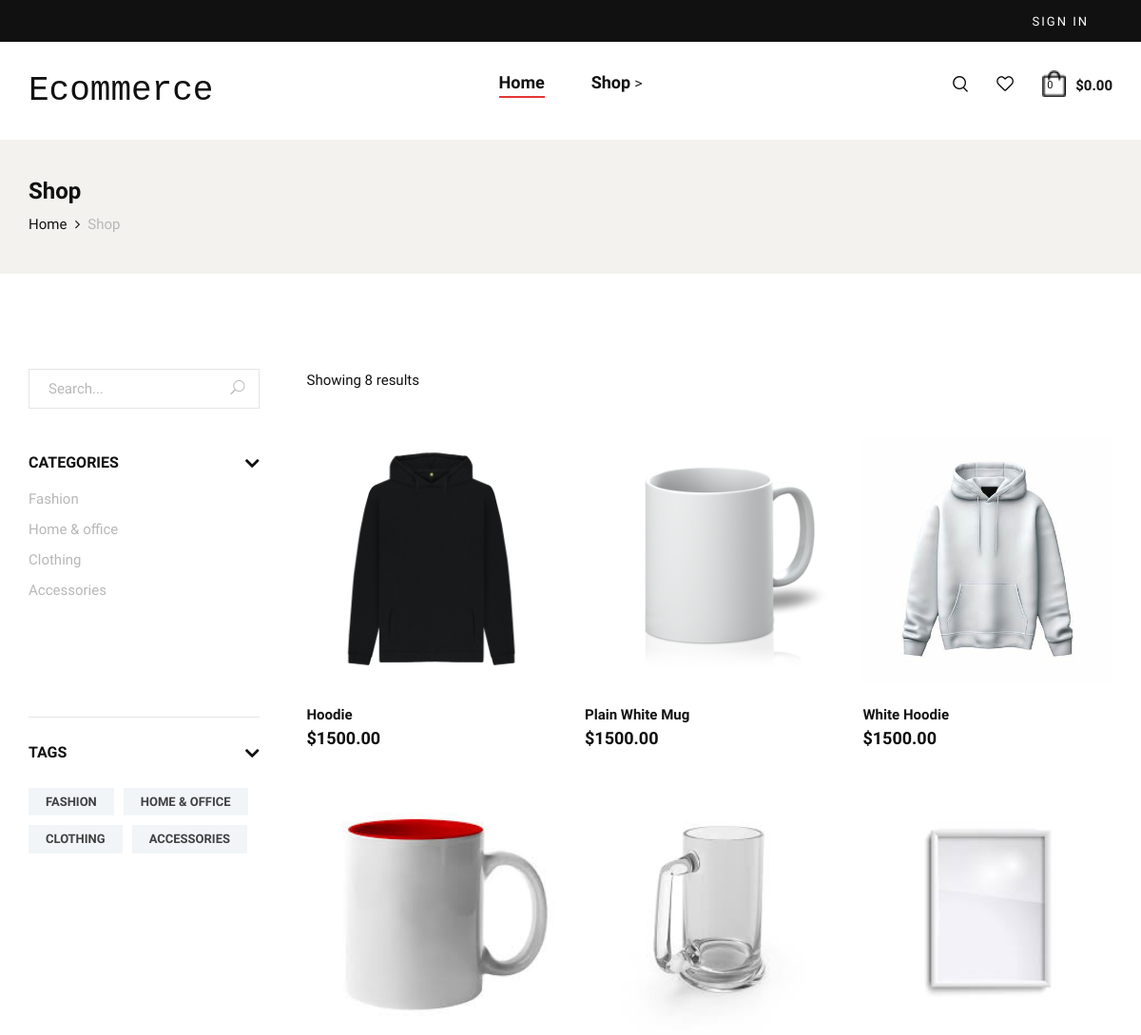
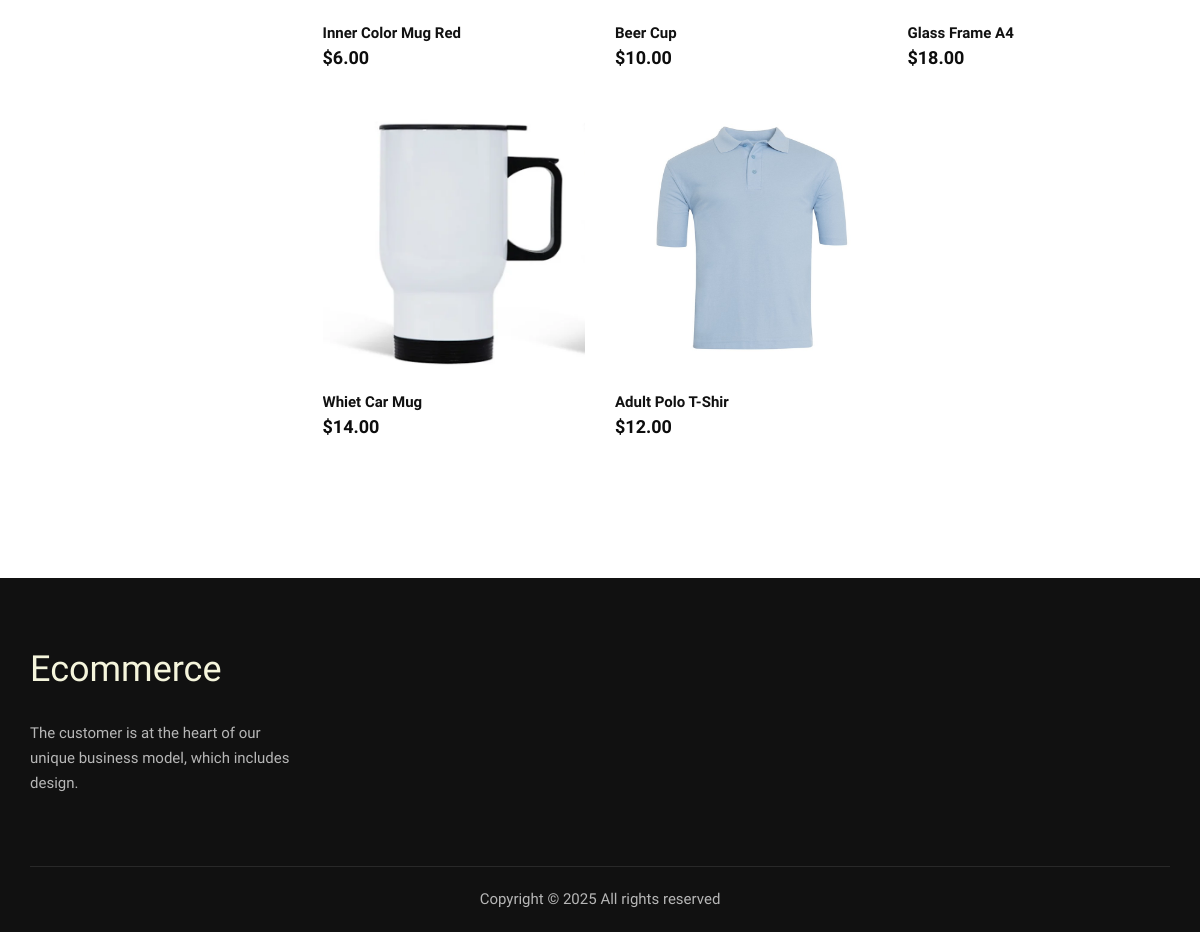
/shop/, run on an earlier commit of the app's database (2 pictures, top to bottom).
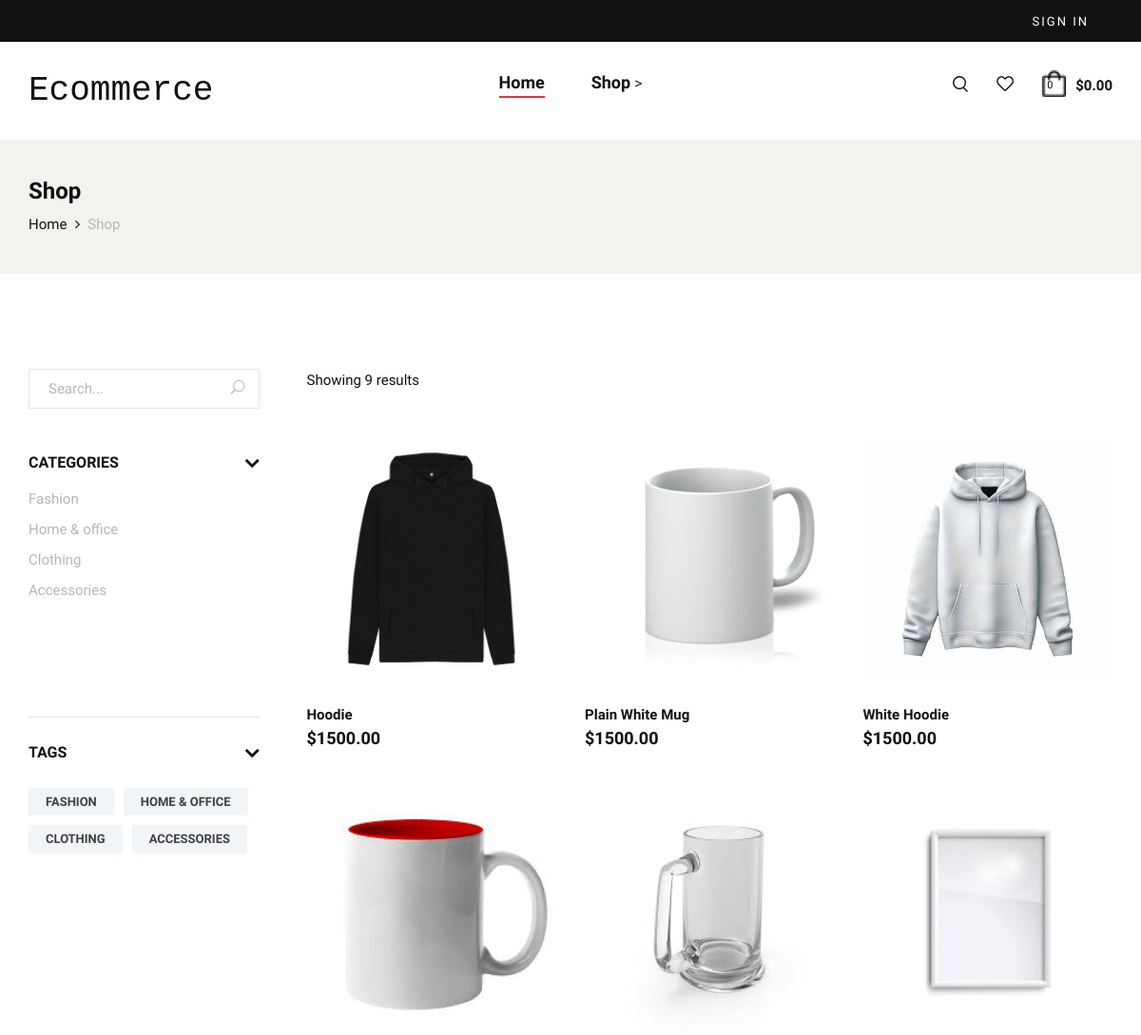
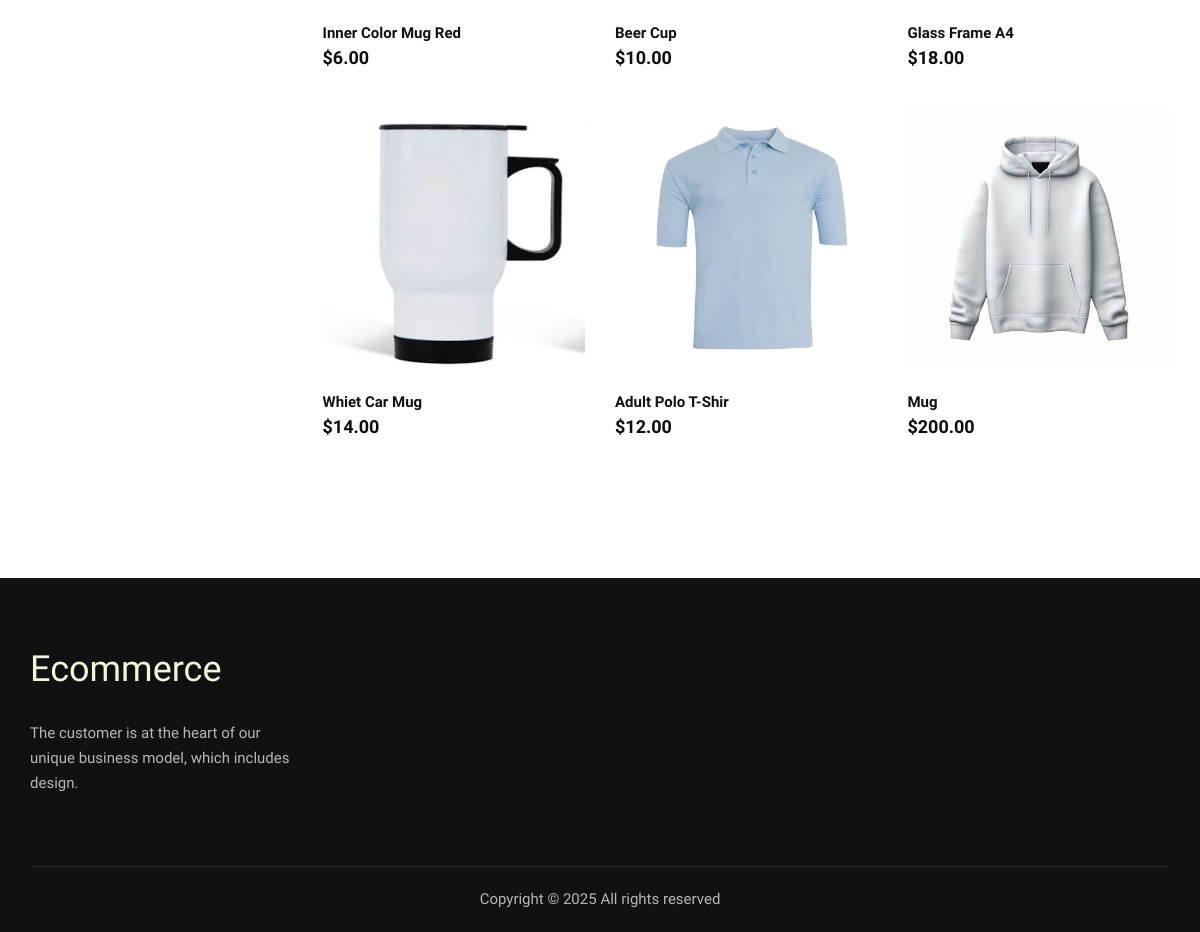
And on a later commit of the database (2 pictures, top to bottom).
### products/models.py (models this page shows, shortened)
class Category(models.Model):
    name = models.CharField(max_length=100)

class Product(models.Model):
    name = models.CharField(max_length=255)
    description = models.TextField(null=True)
    price = models.DecimalField(max_digits=10, decimal_places=2)
    category = models.ForeignKey(Category, on_delete=models.CASCADE)
    customizable = models.BooleanField(default=True)
    image = models.ImageField(upload_to='images/')
    customizable_image = models.ImageField(upload_to='images/', null=True)
    stock = models.PositiveBigIntegerField()

### products/views.py (the view)
# urls.py: path('shop/', views.shop, name='shop'),
def shop(request):
    if request.method == 'POST':
        product = Product.objects.filter(name__icontains=request.POST['search'])
        categories = Category.objects.all()
        return render(request, 'shop.html', context={'products': product, 'categories': categories})
    product = Product.objects.all()
    categories = Category.objects.all()
    return render(request, 'shop.html', context={'products': product, 'categories': categories})

### products/templates/shop.html (shortened to what the changed rows need)
{% extends 'base/base.html' %}
{% block base %}
    <section class="shop spad">
        <div class="container">
            <div class="row">
                <div class="col-lg-3">
                    <div class="shop__sidebar">
                        <div class="shop__sidebar__accordion">
                            <div class="accordion" id="accordionExample">
                                <div class="card">
                                    <div id="collapseOne" class="collapse show" data-parent="#accordionExample">
                                        <div class="card-body">
                                            <div class="shop__sidebar__categories">
                                                <ul class="nice-scroll">
                                                {% for category  in categories %}
                                                <li><a href="#">{{ category.name}}</a></li>
                                                {% endfor %}
                                                </ul>
                                            </div>
                                        </div>
                                    </div>
                                </div>
                                <div class="card">
                                    <div id="collapseSix" class="collapse show" data-parent="#accordionExample">
                                        <div class="card-body">
                                            <div class="shop__sidebar__tags">
                                                {% for category  in categories %}
                                                <a href="#">{{ category.name}}</a>
                                            {% endfor %}
                                            </div>
                                        </div>
                                    </div>
                                </div>
                            </div>
                        </div>
                    </div>
                </div>
                <div class="col-lg-9">
                    <div class="shop__product__option">
                        <div class="row">
                            <div class="col-lg-6 col-md-6 col-sm-6">
                                <div class="shop__product__option__left">
                                    <p>Showing {{ products.count }} results</p>
                                </div>
                            </div>
                        </div>
                    </div>
                    <div class="row">
                        {% for product in products %}
                        <div class="col-lg-4 col-md-6 col-sm-6">
                            <a href="{% url 'product'  product.id  %}">
                            <div class="product__item">
                                <div class="product__item__pic set-bg" data-setbg="{{ product.image.url }}">
                                </div>
                                <div class="product__item__text">
                                    <h6>{{ product.name }}</h6>
                                    <h5>${{ product.price }}</h5>
                                </div>
                            </div>
                        </a>
                        </div>
                        {% endfor %}
                    </div>
                </div>
            </div>
        </div>
    </section>
{% endblock base %}

What changed in the data, as far as the page shows it:
added Product: name "Mug", price "200.00"
Also different on the page:
{{ products.count }}: "8" → "9"
